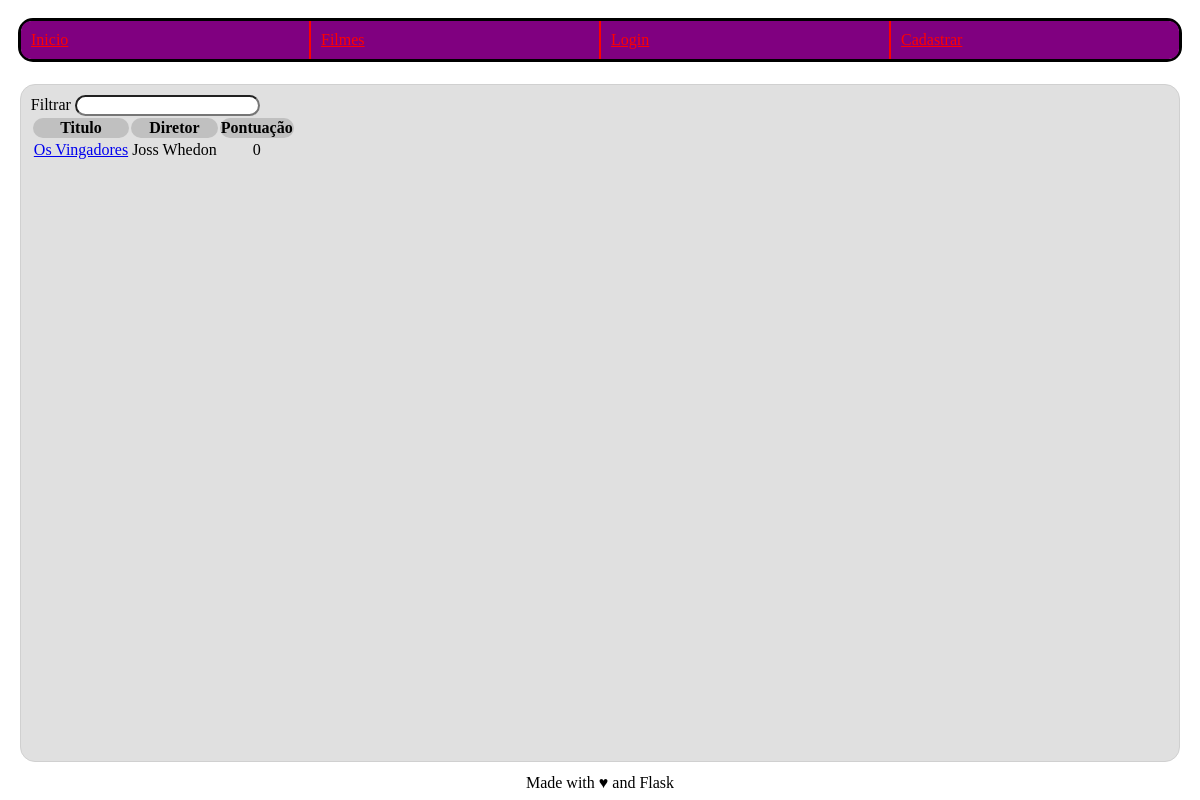
Page /filme/ on the earlier database version.
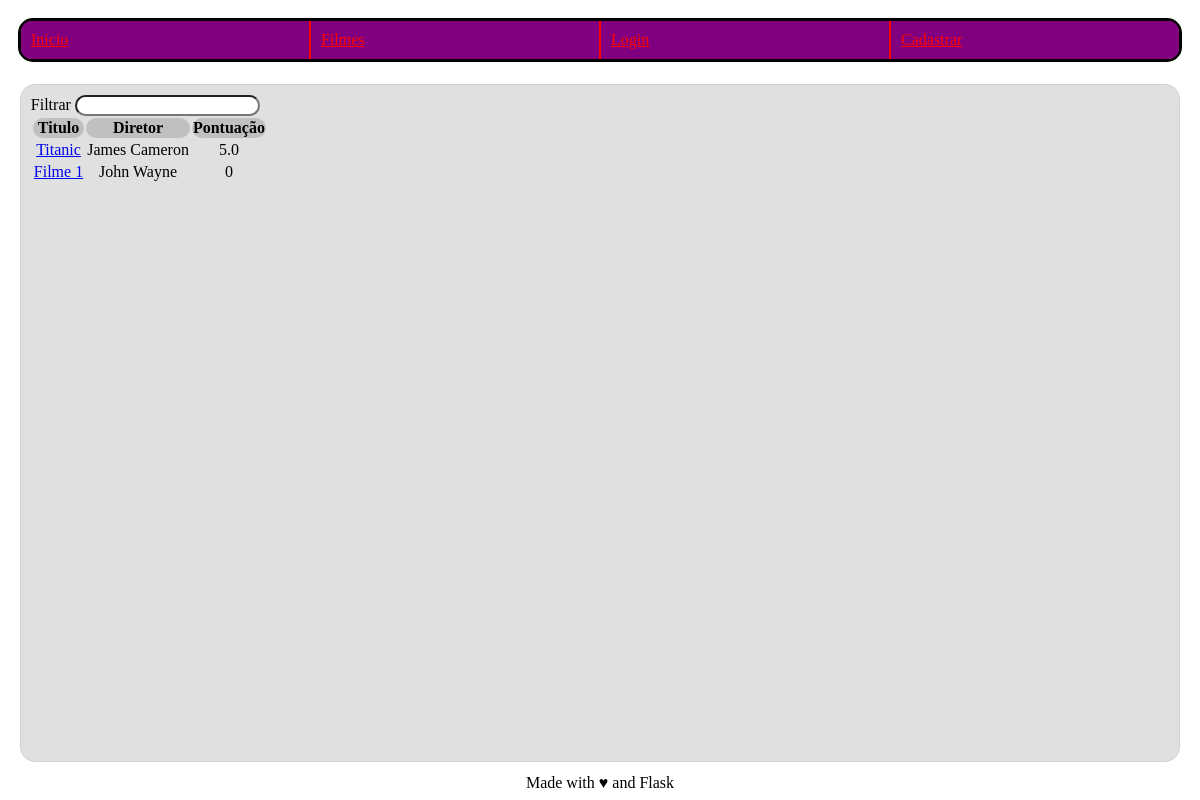
Same page on the later database version.
### imdb/filme/models.py (models this page shows, shortened)
class Filme(db.Model):
   __tablename__ = 'filme'
   id = db.Column(db.Integer, primary_key=True)
   titulo = db.Column(db.String(160), unique=True, nullable=False)
   id_imdb = db.Column(db.String(7), unique=True, nullable=False)
   atores = db.Column(db.String(1000), nullable=False)
   diretor = db.Column(db.String(160), nullable=False)
   avaliacoes = db.relationship('Avaliacao', cascade="all,delete", backref='filme', lazy= True)
   def media_avaliacao(self):
       media = 0
       avaliacoes = self.avaliacoes
       total = sum([avaliacao.estrelas for avaliacao in avaliacoes])
       if len(avaliacoes) > 0:
           media = total /len(avaliacoes)
       return media

class Avaliacao(db.Model):
    __tablename__ = 'avaliacao'
    id = db.Column(db.Integer, primary_key=True)
    titulo = db.Column(db.String(200), nullable=False)
    corpo = db.Column(db.String(500))
    estrelas = db.Column(db.Integer, nullable=False)
    id_filme = db.Column(db.Integer, db.ForeignKey('filme.id'), nullable=False)
    id_usuario = db.Column(db.Integer, db.ForeignKey('usuario.id'), nullable=False)

### imdb/filme/views.py (the view)
@filme.route("/", methods=["GET", "POST"])
def lista():
    filmes = []
    if request.method == "POST":
        busca = request.form.get("busca")
        filmes += Filme.query.filter(Filme.titulo.like(f"%{busca}%"))
        filmes += Filme.query.filter(Filme.id_imdb.like(f"%{busca}%"))
        filmes += Filme.query.filter(Filme.diretor.like(f"%{busca}%"))
        filmes += Filme.query.filter(Filme.atores.like(f"%{busca}%"))
        filmes = set(list(filmes))
    else:
        filmes = Filme.query.all()
    return render_template("lista.html.j2", filmes=filmes)

### imdb/filme/templates/lista.html.j2 (shortened to what this page needs)
{% extends "base.html.j2" %}
{% block content %}
<form action="{{url_for('filme.lista')}}" method="POST">
   <div>
      <label for="busca">Filtrar</label>
      <input type="text" name="busca"/>
   </div>
</form>
<table>
  <tr>
    <th>Titulo</th>
    <th>Diretor</th>
    <th>Pontuação</th>
  </tr>
  {% for filme in filmes %}
    <tr>
      <td><a href="{{url_for('filme.visualizar', id_filme=filme.id)}}">{{filme.titulo}}</a></td>
      <td>{{filme.diretor}}</td>
      <td>{{filme.media_avaliacao()|round(1)}}</td>
    </tr>
  {% endfor%}
</table>
{% endblock %}

### imdb/templates/base.html.j2 (shortened to what this page needs)
<!DOCTYPE html>
<html>
  <head>
    {% block head %}
    <link rel="stylesheet" href="{{ url_for('static', filename='styles/style.css') }}">
    {% endblock %}
  </head>
  <body>
    {% block navbar %}
      <nav>
        <a href="{{url_for('principal.index')}}">Inicio</a>
        <a href="{{url_for('filme.lista')}}">Filmes</a>
        {% if not current_user.is_authenticated %}
          <a href="{{url_for('principal.login')}}">Login</a>
          <a href="{{url_for('usuario.cadastrar_usuario')}}">Cadastrar</a>
        {% else %}
          <a href="{{url_for('usuario.perfil')}}">{{current_user.username}}</a>
          <a href="{{url_for('principal.logout')}}">Logout</a>
        {% endif %}
      </nav>
    {% endblock %}
    <div id="content">{% block content %}{% endblock %}</div>
    <div id="footer">
      {% block footer %}
      Made with &hearts; and Flask
      {% endblock %}
    </div>
  </body>
</html>

### imdb/static/styles/style.css (style rules this page uses)
#content { margin: 1%; background-color: #e0e0e0; border-color: #d0d0d0; border-style: solid; border-width: thin; border-radius: 15px }
#footer { align-self: center; }
nav { margin: 10px; border-style: solid; display: flex; flex-wrap: wrap; }
nav a { flex: 1; padding: 10px; margin: 0px; float: left; background-color: purple; color: red; border-top-right-radius: 0; border-bottom-right-radius: 0; }
nav a:nth-child(n+2) { border-left-style: solid; border-radius: 0; border-left-width: 2px; }
nav a:first-child { border-left: 0px; border-top-left-radius: 10px; border-bottom-left-radius: 10px; }
nav a:last-child { border-right: 0px; border-top-right-radius: 10px; border-bottom-right-radius: 10px; }
html, body { height: 100%; display: flex; flex-direction: column; }
#content { height: 100%; padding: 10px; }
tr { text-align: center; }
th { background-color: #c0c0c0; }
* { border-radius: 15px; }

Differences in the rows shown:
removed Filme: titulo "Os Vingadores", diretor "Joss Whedon", media_avaliacao "0"
added Filme: titulo "Titanic", diretor "James Cameron", media_avaliacao "5.0"
added Filme: titulo "Filme 1", diretor "John Wayne", media_avaliacao "0"
